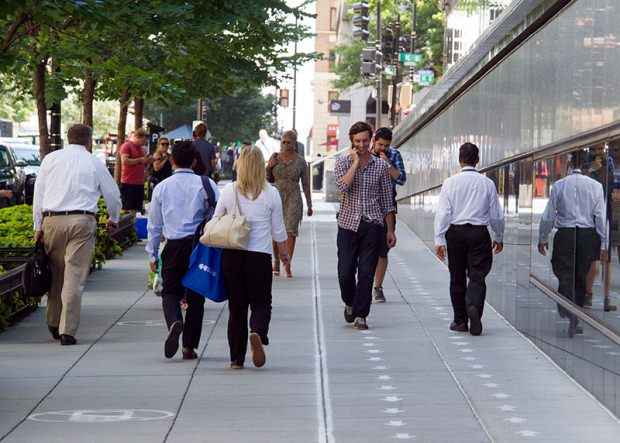
#> input picture openCv/body.jpg, 620 x 443 px
$ jupyter execute --allow-errors Fullbody.ipynb
#> lines starting #> are read from the running program, lines starting #| are printed output that depends on the picture; after the words box and inside, x2 and y2 are one past the last pixel; in counts of white or black regions, pixels touching at a corner belong together
# Full Body

[cell 1]
import cv2
import numpy as np
import matplotlib.pyplot as plt
import sys

[cell 2]
body_cascade = cv2.CascadeClassifier('haarcascade_upperbody.xml')

[cell 3]
img = cv2.imread('body.jpg')
#> img is the input picture: shape (443, 620, 3); mean B, G, R 124, 122.2, 121.7
gray = cv2.cvtColor(img, cv2.COLOR_BGR2GRAY)
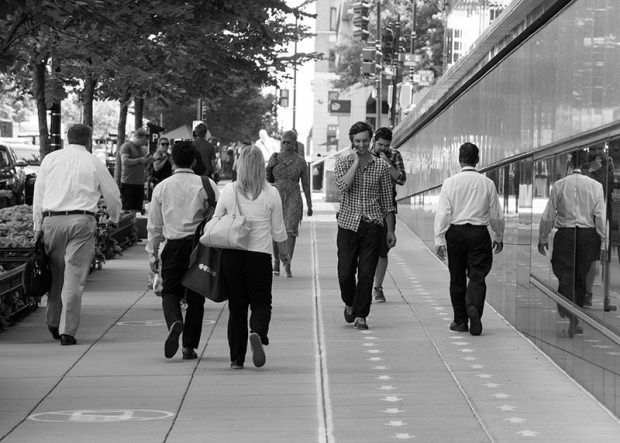
#> gray: shape (443, 620); min 0, max 255, mean 122.3
faces = body_cascade.detectMultiScale(gray, 1.1, 8)
#> faces = [[254, 118, 69, 56]]

for(x,y,w,h) in faces:
    cv2.rectangle(img, (x,y), (x+w, y+h), (0,255,0), 2)
    roi_gray = gray[y:y+h, x:x+w]
    roi_color = img[y:y+h, x:x+w]
#> this loop made 1 pass
#> pass 1, `roi_gray = gray[y:y+h, x:x+w]`:
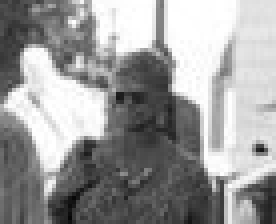
#> roi_gray: shape (56, 69) (shown 4 times larger); min 6, max 255, mean 154.9
#> pass 1, `roi_color = img[y:y+h, x:x+w]`:
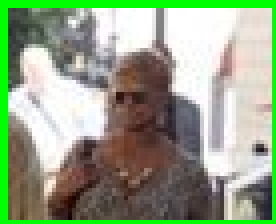
#> roi_color: shape (56, 69, 3) (shown 4 times larger); mean B, G, R 135, 163.1, 147.8
#> after the loop:
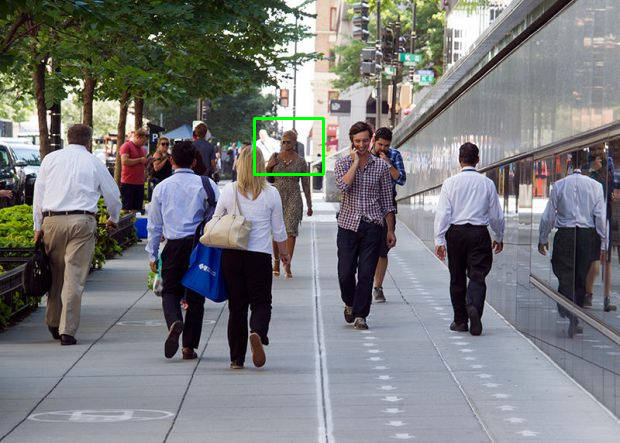
#> img: shape (443, 620, 3); 0.27% of pixels changed, all inside (x1, y1, x2, y2) = (253, 117, 325, 176)


cv2.imshow("Faces and eyes detected.", img)
cv2.waitKey()
#> (the rest of this cell did not finish here and is left out)
